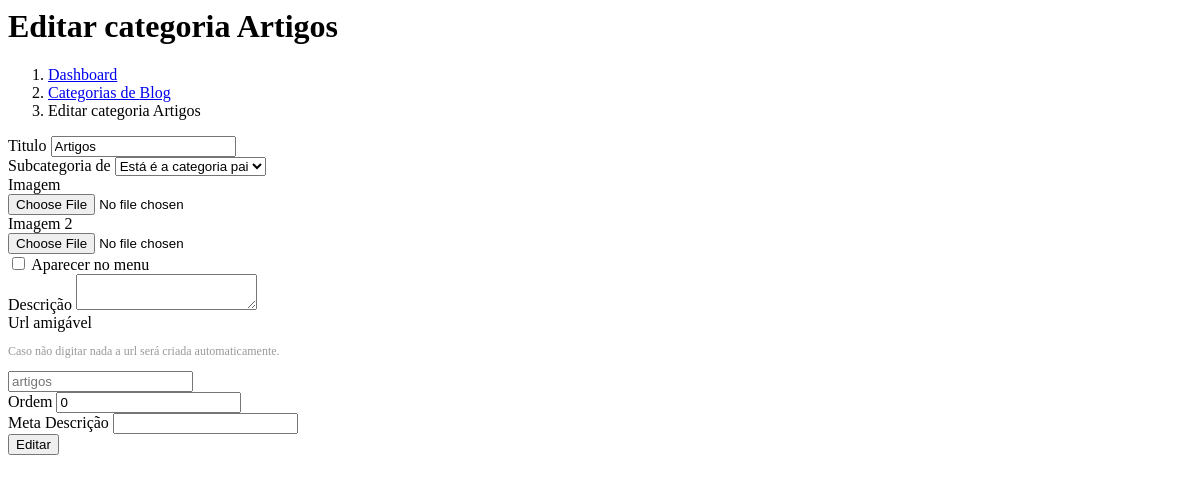
The app's page /wt_admin/nav/categorias_editar.php?id=70 with its own data.
### tables this page shows
CREATE TABLE `categorias` (
  `categorias_id` int(11) NOT NULL,
  `categorias_idpg` int(11) NOT NULL,
  `categorias_pai` int(11) NOT NULL,
  `categorias_titulo` varchar(150) NOT NULL,
  `categorias_imagem` varchar(150) DEFAULT NULL,
  `categorias_imagem2` varchar(150) DEFAULT NULL,
  `categorias_menu` int(11) DEFAULT NULL,
  `categorias_texto` text,
  `categorias_metadescription` varchar(160) DEFAULT NULL,
  `categorias_url` varchar(200) DEFAULT NULL,
  `categorias_ordem` int(11) DEFAULT NULL
);

CREATE TABLE `paginas` (
  `paginas_id` int(11) NOT NULL,
  `paginas_titulo` varchar(200) DEFAULT NULL,
  `paginas_categoria` int(11) NOT NULL,
  `paginas_imagem` int(11) NOT NULL,
  `paginas_imagem2` int(11) NOT NULL,
  `paginas_email` int(11) NOT NULL,
  `paginas_texto` int(11) NOT NULL,
  `paginas_data` int(11) NOT NULL,
  `paginas_link` int(11) NOT NULL,
  `paginas_fotos` int(11) NOT NULL,
  `paginas_template` varchar(80) DEFAULT NULL,
  `paginas_template_exibir` varchar(100) DEFAULT NULL,
  `paginas_ordem` varchar(80) DEFAULT NULL,
  `paginas_ordem_menu` int(11) DEFAULT NULL,
  `paginas_menu` int(11) NOT NULL,
  `paginas_menu_admin` int(11) NOT NULL,
  `paginas_carousel` int(11) DEFAULT NULL,
  `paginas_layout` int(11) NOT NULL,
  `paginas_limite` int(11) NOT NULL,
  `paginas_metadescription` varchar(160) DEFAULT NULL,
  `paginas_url` varchar(100) DEFAULT NULL
);

### wt_admin/nav/categorias_editar.php (the view, shortened to what this page needs)
<link href="js/summernote/summernote.css" rel="stylesheet">
<?php
$id = $_GET['id'];
$query = "SELECT * FROM categorias WHERE categorias_id = $id";
$categorias = mysqli_query($config, $query) or die(mysqli_error());
$row_categorias = mysqli_fetch_assoc($categorias);
$idpg = $row_categorias['categorias_idpg'];
$query = "SELECT * FROM paginas WHERE paginas_id = $idpg";
$paginas = mysqli_query($config, $query) or die(mysqli_error());
$row_paginas = mysqli_fetch_assoc($paginas);
?>
<div class="row">
    <div class="col-sm-9">
        <h1 class="page-header">
            Editar categoria <?php echo $row_categorias['categorias_titulo'] ?>
        </h1>
    </div>
</div>
<div class="row">
    <div class="col-lg-12">
        <ol class="breadcrumb">
            <li>
                <i class="fa fa-dashboard"></i>  <a href="index.php">Dashboard</a>
            </li>
            <li>
                <a class="titulo-categorias" href="index.php?page=categorias&id=<?php echo $idpg ?>">Categorias de <?php echo $row_paginas['paginas_titulo'] ?></a>
            </li>
            <li class="active">
               Editar categoria <?php echo $row_categorias['categorias_titulo'] ?>
            </li>
        </ol>
    </div>
</div>
<div class="row">
    <div class="col-lg-12">
        <form id="categorias_editar" method="post" enctype="multipart/form-data" class="form">
            <div class="form-group">
                <label>Titulo</label>
                <input name="categorias_titulo" class="form-control" type="text" value="<?php echo $row_categorias['categorias_titulo'] ?>">
            </div>
            <div class="form-group">
                <label>Subcategoria de</label>
                <?php
                $query = "SELECT * FROM categorias WHERE categorias_idpg = $idpg and categorias_pai = 0";
                $categorias_select = mysqli_query($config, $query) or die(mysqli_error());
                ?>
                <select class="form-control" name="categorias_pai" >
                    <option selected="selected"><div>Está é a categoria pai</div></option>
                </select>
            </div>
            <div class="form-group">
                <label>Imagem</label>
                <input name="categorias_imagem_nova" class="form-control" type="file">
            </div>
            <div class="form-group">
                <label>Imagem 2</label>
                <input name="categorias_imagem2_nova" class="form-control" type="file">
            </div>
            <label class="paginas-opcoes">
                <input name="categorias_menu" value="1" type="checkbox" <?php if($row_categorias['categorias_menu'] == 1){echo "checked='checked'";} ?>> Aparecer no menu
            </label>
            <div class="form-group">
                <label>Descrição</label>
                <textarea name="categorias_texto" id="categorias_texto" class="form-control"><?php echo $row_categorias['categorias_texto'] ?></textarea>
            </div>
            <div class="form-group">
                <label>Url amigável</label>
                 <p style="font-size:12px; color:#999"><i class="fa fa-info-circle"></i> Caso não digitar nada a url será criada automaticamente.</p>
                <input name="categorias_url" class="form-control texto-url" type="text" placeholder="<?php echo $row_categorias['categorias_url'] ?>">
            </div>
            <div class="form-group">
                <label>Ordem</label>
                <input name="categorias_ordem" class="form-control" type="text" value="<?php echo $row_categorias['categorias_ordem'] ?>">
            </div>
            <div class="form-group">
                <label>Meta Descrição</label>
                <input name="categorias_metadescription" class="form-control" type="text" value="<?php echo $row_categorias['categorias_metadescription'] ?>">
            </div>
            <button type="submit" class="btn btn-warning bt-text-cadastrar">Editar</button>
          </div>
    </div>

### records on screen
categorias: categorias_titulo "Artigos", categorias_url "artigos", categorias_ordem "0"
paginas: paginas_titulo "Blog"
